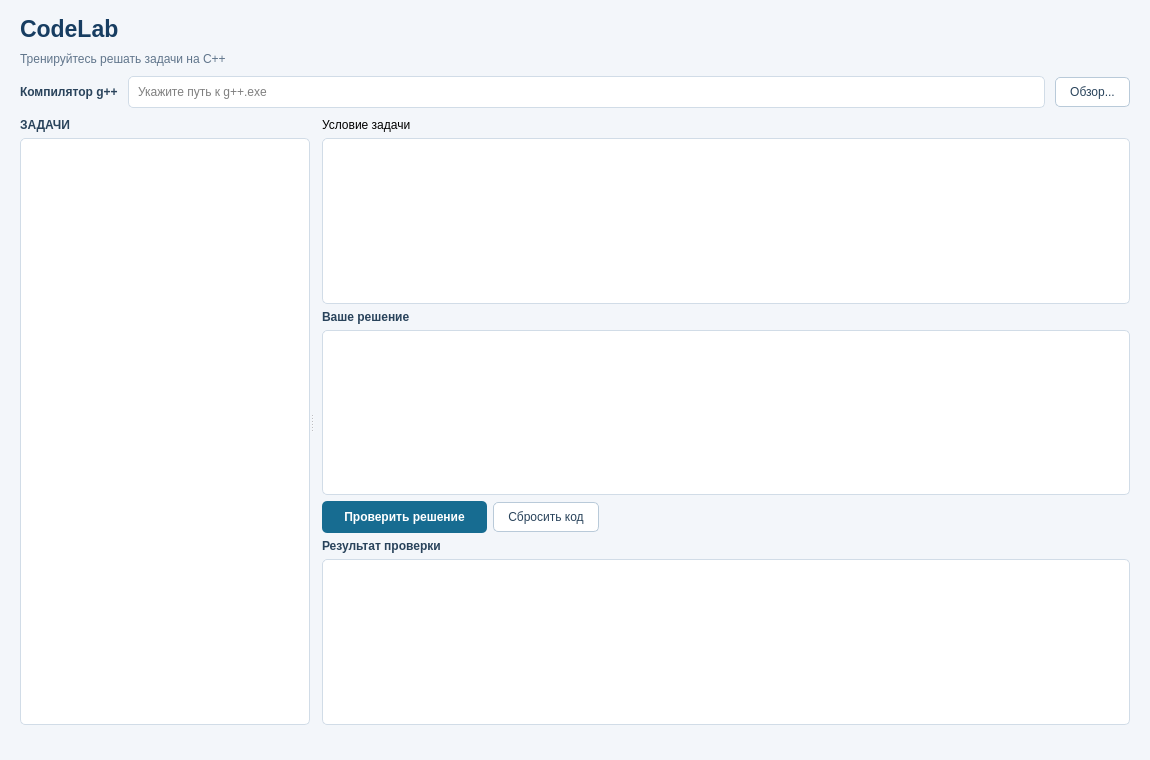
<?xml version="1.0" encoding="UTF-8"?>
<ui version="4.0">
 <class>MainWindow</class>
 <widget class="QMainWindow" name="MainWindow">
  <property name="geometry"><rect><x>0</x><y>0</y><width>1150</width><height>760</height></rect></property>
  <property name="minimumSize"><size><width>780</width><height>560</height></size></property>
  <property name="windowTitle"><string>CodeLab — тренажёр C++</string></property>
  <property name="styleSheet"><string notr="true">QMainWindow, QWidget#centralwidget { background: #f3f6fa; color: #17283b; }
QLabel#titleLabel { color: #173d61; font-size: 23px; font-weight: bold; }
QLabel#subtitleLabel { color: #60758b; }
QLabel#sectionLabel, QLabel#editorLabel, QLabel#resultLabel, QLabel#compilerLabel { font-weight: bold; color: #29435b; }
QListWidget, QTextBrowser, QPlainTextEdit, QLineEdit { background: white; border: 1px solid #d1dce7; border-radius: 5px; padding: 7px; selection-background-color: #dcecf7; selection-color: #173d61; }
QListWidget::item { padding: 10px 5px; border-radius: 4px; }
QListWidget::item:selected { background: #dcecf7; color: #154568; }
QPushButton { background: white; border: 1px solid #b9cad9; border-radius: 5px; padding: 7px 14px; color: #29435b; }
QPushButton:hover { background: #e6f0f7; }
QPushButton#checkButton { background: #176c91; color: white; border: none; font-weight: bold; padding: 9px 22px; }
QPushButton#checkButton:hover { background: #125a79; }
QPushButton:disabled { background: #dce3e9; color: #82909b; }</string></property>
  <widget class="QWidget" name="centralwidget">
   <layout class="QVBoxLayout" name="mainLayout">
    <property name="spacing"><number>10</number></property>
    <property name="leftMargin"><number>20</number></property><property name="topMargin"><number>16</number></property><property name="rightMargin"><number>20</number></property><property name="bottomMargin"><number>16</number></property>
    <item><widget class="QLabel" name="titleLabel"><property name="text"><string>CodeLab</string></property></widget></item>
    <item><widget class="QLabel" name="subtitleLabel"><property name="text"><string>Тренируйтесь решать задачи на C++</string></property></widget></item>
    <item><layout class="QHBoxLayout" name="compilerLayout">
     <item><widget class="QLabel" name="compilerLabel"><property name="text"><string>Компилятор g++</string></property></widget></item>
     <item><widget class="QLineEdit" name="compilerEdit"><property name="placeholderText"><string>Укажите путь к g++.exe</string></property></widget></item>
     <item><widget class="QPushButton" name="compilerButton"><property name="text"><string>Обзор...</string></property></widget></item>
    </layout></item>
    <item><widget class="QSplitter" name="mainSplitter"><property name="orientation"><enum>Qt::Orientation::Horizontal</enum></property>
     <widget class="QWidget" name="tasksPanel"><property name="minimumSize"><size><width>190</width><height>0</height></size></property><property name="maximumSize"><size><width>290</width><height>16777215</height></size></property>
      <layout class="QVBoxLayout" name="tasksLayout"><property name="leftMargin"><number>0</number></property><property name="topMargin"><number>0</number></property><property name="rightMargin"><number>0</number></property><property name="bottomMargin"><number>0</number></property>
       <item><widget class="QLabel" name="sectionLabel"><property name="text"><string>ЗАДАЧИ</string></property></widget></item>
       <item><widget class="QListWidget" name="taskList"/></item>
      </layout>
     </widget>
     <widget class="QWidget" name="workPanel"><layout class="QVBoxLayout" name="workLayout"><property name="leftMargin"><number>8</number></property><property name="topMargin"><number>0</number></property><property name="rightMargin"><number>0</number></property><property name="bottomMargin"><number>0</number></property>
      <item><widget class="QLabel" name="descriptionLabel"><property name="text"><string>Условие задачи</string></property></widget></item>
      <item><widget class="QTextBrowser" name="taskDescription"><property name="maximumHeight"><number>145</number></property></widget></item>
      <item><widget class="QLabel" name="editorLabel"><property name="text"><string>Ваше решение</string></property></widget></item>
      <item><widget class="QPlainTextEdit" name="codeEditor"><property name="font"><font><family>Consolas</family><pointsize>11</pointsize></font></property><property name="lineWrapMode"><enum>QPlainTextEdit::LineWrapMode::NoWrap</enum></property><property name="tabStopDistance"><double>32.000000000000000</double></property></widget></item>
      <item><layout class="QHBoxLayout" name="buttonLayout"><item><widget class="QPushButton" name="checkButton"><property name="text"><string>Проверить решение</string></property></widget></item><item><widget class="QPushButton" name="resetButton"><property name="text"><string>Сбросить код</string></property></widget></item><item><spacer name="buttonSpacer"><property name="orientation"><enum>Qt::Orientation::Horizontal</enum></property><property name="sizeHint" stdset="0"><size><width>40</width><height>20</height></size></property></spacer></item></layout></item>
      <item><widget class="QLabel" name="resultLabel"><property name="text"><string>Результат проверки</string></property></widget></item>
      <item><widget class="QPlainTextEdit" name="resultOutput"><property name="minimumSize"><size><width>0</width><height>115</height></size></property><property name="maximumHeight"><number>160</number></property><property name="readOnly"><bool>true</bool></property></widget></item>
     </layout></widget>
    </widget></item>
   </layout>
  </widget>
  <widget class="QStatusBar" name="statusbar"><property name="sizeGripEnabled"><bool>false</bool></property></widget>
 </widget>
 <resources/><connections/>
</ui>
